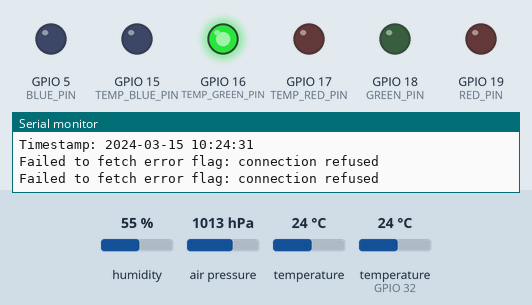
Recording of a sketch running on a simulated ESP32. On the bench: output pins drawn as LEDs (lit = HIGH), the last lines printed to the serial monitor. The inputs (shaded band) are chosen by the test bench; at power-on: temperature (sensor on GPIO 32) 24 °C, humidity 55 %, air pressure 1013 hPa, temperature 24 °C. WiFi joins after 1.5 s; servers stay silent unless stated; the local clock reads 2024-03-15 10:24:30 at power-on unless the sketch sets it.

Above: at 2.7 s.
2.8 s: temperature (sensor on GPIO 32) set to 21 °C
13.1 s: temperature (sensor on GPIO 32) set to 18 °C
At 23.3 s:
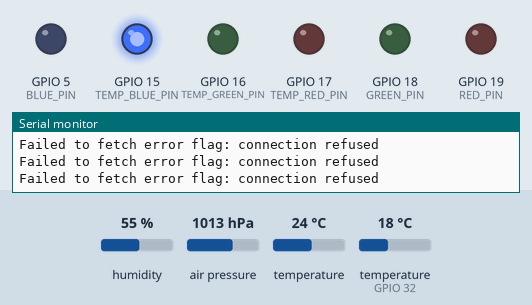
23.6 s: temperature (sensor on GPIO 32) set to 28 °C
At 32.8 s:
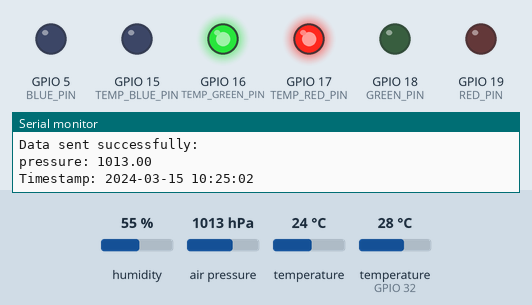
33.7 s: temperature (sensor on GPIO 32) set to 31 °C
At 43.4 s:
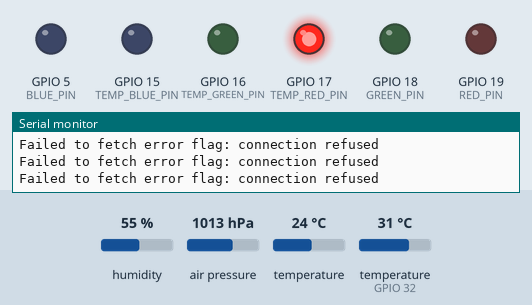
43.8 s: temperature (sensor on GPIO 32) set to 12 °C
At 52.9 s:
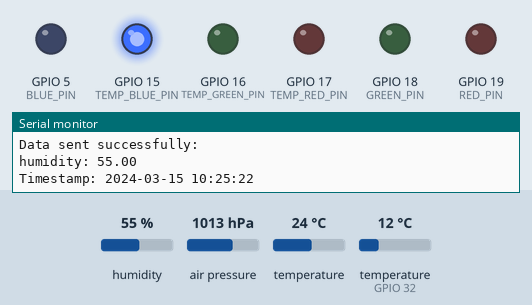
54.0 s: temperature (sensor on GPIO 32) set to 33 °C
At 63.5 s:
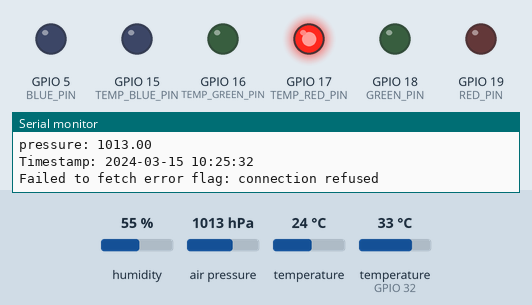
Timing chart, 0 to 65.0 s (numbered marks = the images above; inputs shaded):
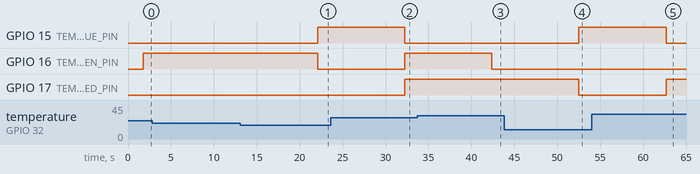

The sketch:

firmware.ino
```cpp
#include <Adafruit_Sensor.h>
#include <Arduino.h>
#include <DHT.h>
#include <DHT_U.h>
#include <WiFi.h>
#include <Firebase_ESP_Client.h>
#include <time.h>
#include <Wire.h>
#include <Adafruit_BMP085_U.h>

// Include token helper for Firebase
#include "addons/TokenHelper.h"
// Include RTDB helper for Firebase
#include "addons/RTDBHelper.h"

// WiFi credentials
#define WIFI_SSID "Marius"
#define WIFI_PASSWORD "Mariusboss"

// Firebase credentials
#define DATABASE_URL "https://weather-station-2bcc4-default-rtdb.europe-west1.firebasedatabase.app/"
#define API_KEY "AIzaSyAzcGVzPdhsAgmOIeSaaZy7hpBfesm6Igs"

// Define DHT pin and type
#define DHTPIN 32      // GPIO pin where the DHT11 is connected
#define DHTTYPE DHT11  // Define the type of DHT sensor

// Define RGB LED pins
#define BLUE_PIN 5    // GPIO pin for Red
#define GREEN_PIN 18  // GPIO pin for Green
#define RED_PIN 19    // GPIO pin for Blue

// Define pins for the temperature RGB LED
#define TEMP_BLUE_PIN 15   // GPIO pin for Blue temperature LED
#define TEMP_GREEN_PIN 16  // GPIO pin for Green temperature LED
#define TEMP_RED_PIN 17    // GPIO pin for Red temperature LED

// Initialize DHT sensor
DHT dht(DHTPIN, DHTTYPE);

// Initialize BMP085 sensor
Adafruit_BMP085_Unified bmp = Adafruit_BMP085_Unified(10085);

// Firebase objects
FirebaseData fbdo;      // Firebase data object
FirebaseAuth auth;      // Firebase authentication object
FirebaseConfig config;  // Firebase configuration object

unsigned long sendDataPrevMillis = 0;  // Variable to store the previous time data was sent
bool signupOK = false;                 // Flag to check if signup was successful

const char *ntpServer = "pool.ntp.org";  // NTP server for time synchronization
const long gmtOffset_sec = 0;            // Timezone offset in seconds
const int daylightOffset_sec = 3600;     // Daylight saving offset in seconds

// Function to get the current time
String getCurrentTime() {
  struct tm timeinfo;

  // Check if local time can be obtained
  if (!getLocalTime(&timeinfo)) {
    Serial.println("Failed to obtain time");
    return String("N/A");
  }

  // Return formatted time as string
  char timeString[20];
  strftime(timeString, sizeof(timeString), "%Y-%m-%d %H:%M:%S", &timeinfo);
  return String(timeString);
}

// Function to check sensor data validity
bool checkSensorData(sensors_event_t event, float humidity, float temperature) {
  // Check if pressure data is available
  if (event.pressure) {

    // Display the pressure
    Serial.print("Pressure: ");
    Serial.print(event.pressure);
    Serial.println(" hPa");

    // Display temperature
    float bmp_temperature;
    bmp.getTemperature(&bmp_temperature);
    Serial.print("BMP Temperature: ");
    Serial.print(bmp_temperature);
    Serial.println(" °C");

    // Calculate altitude (assuming sea level pressure = 1013.25 hPa)
    float seaLevelPressure = 1013.25;
    Serial.print("Altitude: ");
    Serial.print(bmp.pressureToAltitude(seaLevelPressure, event.pressure));
    Serial.println(" meters");
  } else {

    // Print error message if BMP sensor fails
    Serial.println(F("Failed to read from BMP sensor!"));
    return false;
  }

  // // Check if humidity or temperature are invalid
  if (isnan(humidity) || isnan(temperature)) {

    // Print error message if DHT sensor fails
    Serial.println(F("Failed to read from DHT sensor!"));
    return false;
  }

  // Print reading
  Serial.print(F("Humidity: "));
  Serial.print(humidity);
  Serial.print(F("%  Temperature: "));
  Serial.print(temperature);
  Serial.println(F("°C"));

  return true;
}

// Function to fetch and print error flag from Firebase
void fetchAndPrintErrorFlag() {

  // Check if Firebase is ready and signup is successful
  if (!Firebase.ready() || !signupOK) {
    Serial.println("Firebase not ready or signup not completed.");
    return;
  }

  // Fetch error flag from Firebase
  if (Firebase.RTDB.getJSON(&fbdo, "error/flag")) {
    FirebaseJson &json = fbdo.jsonObject();

    // Create FirebaseJsonData objects to store the extracted values
    FirebaseJsonData errorOccurredData;
    FirebaseJsonData messageData;

    // Extract the boolean and message
    if (json.get(errorOccurredData, "/errorOccurred") && json.get(messageData, "/message")) {

      bool errorOccurred = errorOccurredData.boolValue;  // Get error occurred status
      String message = messageData.stringValue;          // Get message from JSON

      // Print the boolean value and message if an error occurred
      if (errorOccurred) {
        Serial.print("Error Occurred: ");
        Serial.println(errorOccurred ? "true" : "false");
        Serial.print("Message: ");
        Serial.println(message);

        // Set LED color to Red for alarm indication
        setColor(255, 0, 0);
      } else {

        // Turn off LED if no alarm was triggered
        setColor(0, 0, 0);
      }

    } else {

      // Print error message if JSON extraction fails
      Serial.println("Failed to extract data from JSON.");
    }
  } else {

    // Print error message if fetching fails
    Serial.print("Failed to fetch error flag: ");
    Serial.println(fbdo.errorReason());
  }
}

// Function to push data to Firebase
void pushToFirebase(const String &path, const String &key, float value, const String &timestamp) {

  // Check if timestamp is invalid
  if (timestamp == "N/A") {
    Serial.println("Timestamp is invalid (N/A). Data not sent.");
    return;  // Exit the function if timestamp is invalid
  }

  // Create JSON object for data
  FirebaseJson json;
  json.set(key, value);
  json.set("timestamp", timestamp);

  // Push JSON data to Firebase
  if (Firebase.RTDB.pushJSON(&fbdo, path, &json)) {
    Serial.println("Data sent successfully:");
    Serial.println(key + ": " + String(value));
    Serial.println("Timestamp: " + timestamp);
  } else {

    // Print error message if sending fails
    Serial.println("Failed to send data:");
    Serial.println(fbdo.errorReason());
  }
}

// Function to set RGB LED color
void setColor(int red, int green, int blue) {
  analogWrite(RED_PIN, red);
  analogWrite(GREEN_PIN, green);
  analogWrite(BLUE_PIN, blue);
}

// Function to set temperature RGB LED color
void setTemperatureColor(int red, int green, int blue) {
  analogWrite(TEMP_RED_PIN, red);
  analogWrite(TEMP_GREEN_PIN, green);
  analogWrite(TEMP_BLUE_PIN, blue);
}

// Function to determine RGB color based on temperature
void getTemperatureColor(float temperature, int &r, int &g, int &b) {
  if (temperature >= 30) {
    // Above 30°C, full Red
    r = 255;
    g = 0;
    b = 0;
  } else if (temperature >= 25) {
    // Between 25°C and 30°C (Yellow)
    r = 255;
    g = 255;
    b = 0;
  } else if (temperature >= 20) {
    // Between 20°C and 25°C (Green)
    r = 0;
    g = 255;
    b = 0;
  } else {
    // Below 20°C, full Blue
    r = 0;
    g = 0;
    b = 255;
  }
}

void setup() {
  Serial.begin(9600);

  // Initialize the RGB LED pins as output
  pinMode(RED_PIN, OUTPUT);
  pinMode(GREEN_PIN, OUTPUT);
  pinMode(BLUE_PIN, OUTPUT);

  // Initialize the temperature RGB LED pins as output
  pinMode(TEMP_RED_PIN, OUTPUT);
  pinMode(TEMP_GREEN_PIN, OUTPUT);
  pinMode(TEMP_BLUE_PIN, OUTPUT);

  // Configure time settings
  configTime(gmtOffset_sec, daylightOffset_sec, ntpServer);
  Serial.println("Time synchronized!");

  // Check if BMP sensor initializes successfully
  if (!bmp.begin()) {
    Serial.println("Could not find a valid BMP180 sensor, check wiring!");
  }

  // Initialize DHT sensor
  dht.begin();

  // Connect to WiFi
  WiFi.begin(WIFI_SSID, WIFI_PASSWORD);
  Serial.print("Connecting to WiFi...");
  while (WiFi.status() != WL_CONNECTED) {
    delay(500);
    Serial.print(".");
  }

  Serial.println("\nWiFi connected!");

  // Configure Firebase
  config.api_key = API_KEY;
  config.database_url = DATABASE_URL;

  // Attempt to sign up with Firebase
  if (Firebase.signUp(&config, &auth, "", "")) {
    Serial.println("ok");

    // Set signup flag to true
    signupOK = true;
  } else {

    // Print error message if signup fails
    Serial.printf("%s\n", config.signer.signupError.message.c_str());
  }

  // Set token status callback
  config.token_status_callback = tokenStatusCallback;


  // Initialize Firebase with config and auth
  Firebase.begin(&config, &auth);

  // Enable automatic reconnection to WiFi
  Firebase.reconnectWiFi(true);
}

void loop() {

  // Fetch and print error flag from Firebase
  fetchAndPrintErrorFlag();

  // Get event data from BMP sensor
  sensors_event_t event;
  bmp.getEvent(&event);

  // Check if Firebase is ready and if enough time has passed
  if (!Firebase.ready() || !signupOK || !(millis() - sendDataPrevMillis > 10000 || sendDataPrevMillis == 0)) {
    return;
  }

  // Update previous millis time and print current time
  sendDataPrevMillis = millis();
  String timestamp = getCurrentTime();
  Serial.println("timestamp " + timestamp);

  // Reading temperature, humidity and pressure
  float humidity = dht.readHumidity();
  float temperature = dht.readTemperature();
  float pressure = event.pressure;

  // Check if sensor data is valid
  if (!checkSensorData(event, humidity, temperature)) {
    return;
  }

  // Set temperature LED color
  int r, g, b;
  getTemperatureColor(temperature, r, g, b);
  setTemperatureColor(r, g, b);
  Serial.println("r: " + String(r) + " g: " + String(g) + " b: " + String(b));

  // Push temperature data to Firebase
  pushToFirebase("sensor_data/temperature", "temperature", temperature, timestamp);
  // Push humidity data to Firebase
  pushToFirebase("sensor_data/humidity", "humidity", humidity, timestamp);
  // Push pressure data to Firebase
  pushToFirebase("sensor_data/pressure", "pressure", pressure, timestamp);
}
```

Measured:
- the behaviour switches between 20 and 19 °C on temperature (sensor on GPIO 32) (found by bisection; images 0 and 1)
- the behaviour switches between 29 and 30 °C on temperature (sensor on GPIO 32) (found by bisection; images 2 and 3)
- after the input at 13.1 s, GPIO 15 (TEMP_BLUE_PIN): LOW → HIGH after 9.0 s; GPIO 16 (TEMP_GREEN_PIN): HIGH → LOW after 9.0 s
- after the input at 23.6 s, GPIO 15 (TEMP_BLUE_PIN): HIGH → LOW after 8.6 s; GPIO 16 (TEMP_GREEN_PIN), GPIO 17 (TEMP_RED_PIN): LOW → HIGH after 8.6 s
- after the input at 33.7 s, GPIO 16 (TEMP_GREEN_PIN): HIGH → LOW after 8.7 s
- after the input at 43.8 s, GPIO 15 (TEMP_BLUE_PIN): LOW → HIGH after 8.7 s; GPIO 17 (TEMP_RED_PIN): HIGH → LOW after 8.7 s
- after the input at 54.0 s, GPIO 15 (TEMP_BLUE_PIN): HIGH → LOW after 8.7 s; GPIO 17 (TEMP_RED_PIN): LOW → HIGH after 8.7 s
